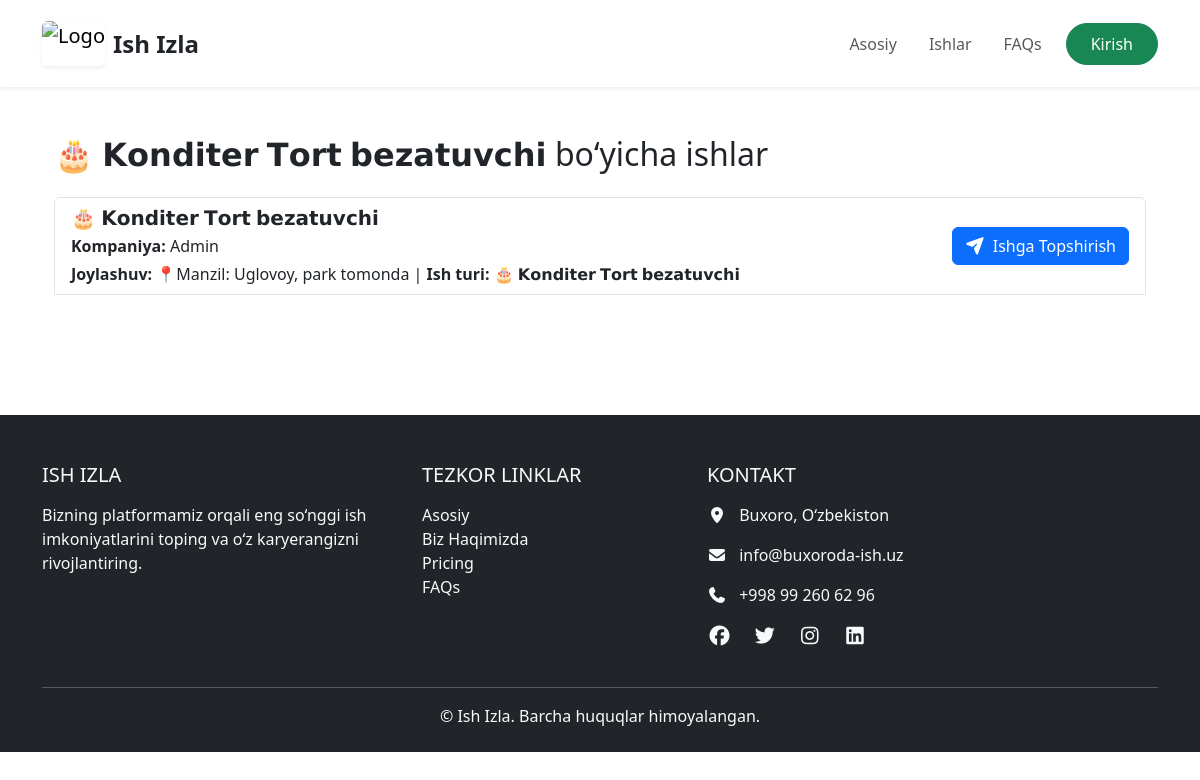
Before: /advertisements/categories/2/ with the older database file.
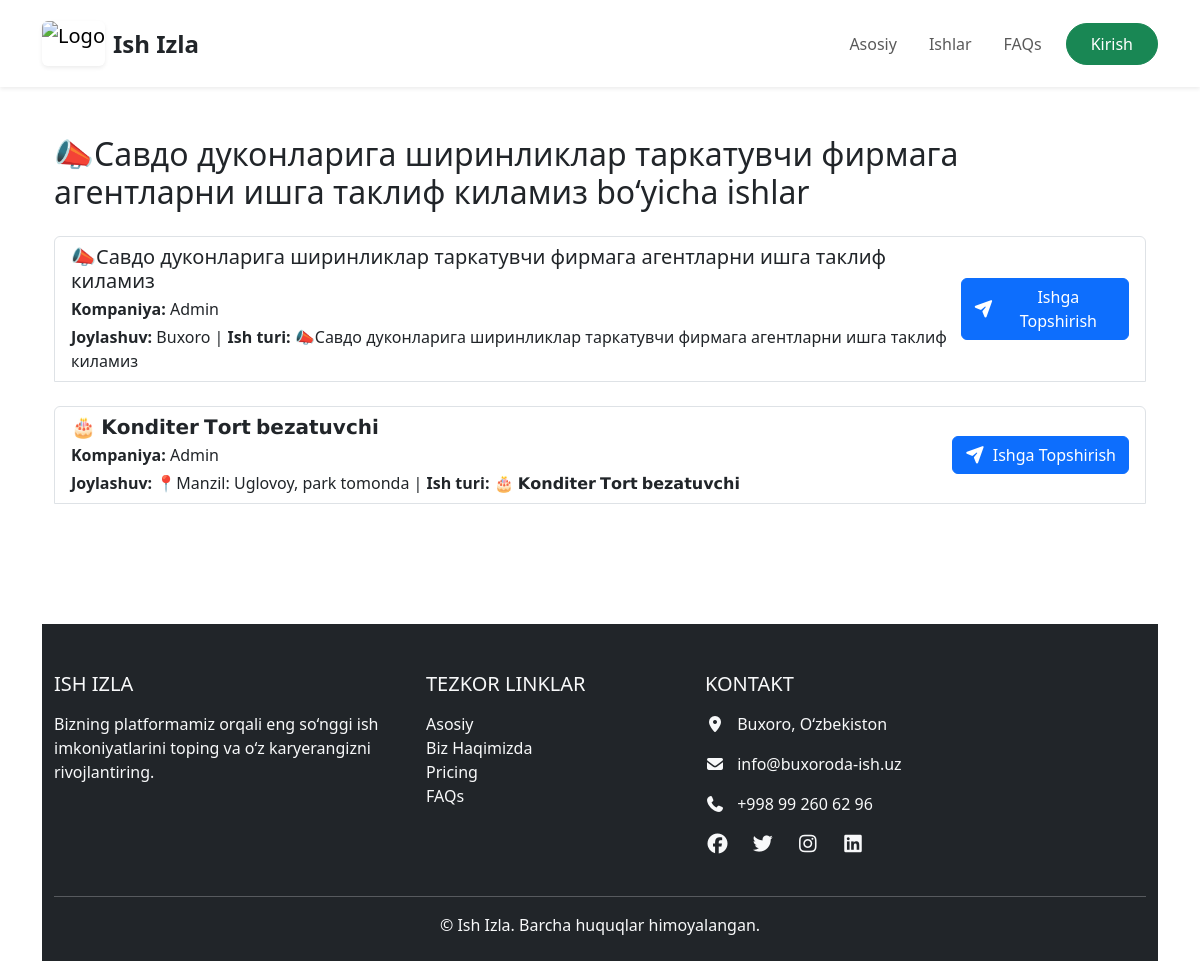
After: the same page with the newer database file.
### advertisement/models.py (models this page shows, shortened)
class Job(models.Model):
    employer = models.ForeignKey(EmployerProfile, on_delete=models.CASCADE, related_name="jobs")
    category = models.ForeignKey(CategoryModel,on_delete=models.CASCADE,verbose_name='Kategorya')
    title = models.CharField(max_length=255,verbose_name='Sarlovha')
    description = models.TextField(verbose_name='Tasnif')
    salary = models.CharField(max_length=100, blank=True, null=True,verbose_name='Maosh')
    created_at = models.DateTimeField(auto_now_add=True)
    location = models.CharField(max_length=155,verbose_name='Manzil')
    phone_number = models.CharField(max_length=14,default='998992606296',verbose_name='Telefon raqam')
    class Meta:
        ordering = ['-created_at']
    def __str__(self):
        return self.title

class EmployerProfile(models.Model):
    user = models.OneToOneField(CustomUser,on_delete=models.CASCADE,related_name='employer')
    company_name = models.CharField(max_length=255)
    description = models.TextField()
    logo = models.ImageField(upload_to='employers_logos/',null=True,blank=True)

### advertisement/views.py (the view)
# urls.py: path('categories/<int:pk>/',AdvertismentView.as_view(),name="category"),
class AdvertismentView(View):
    def get(self,request,pk):
        products = Job.objects.filter(category__pk=pk)
        return render(request,'category/category.html',{"products":products})

### templates/category/category.html (shortened to what this page needs)
{% extends "base.html" %}
{% block content %}
<div class="container py-5">
    <h2 class="mb-4">{{products.first}} bo‘yicha ishlar</h2>
    {% for x in products.all %}
    <div class="list-group">
        <div class="list-group-item list-group-item-action d-flex justify-content-between align-items-center">
            <div>
                <h5 class="mb-1">{{ x.title|default:"Sarlovha mavjud emas"|truncatewords:10 }}</h5>
                <p class="mb-1"><strong>Kompaniya:</strong> {{x.employer.company_name}}</p>
                <p class="mb-0"><strong>Joylashuv:</strong> {{x.location}} | <strong>Ish turi:</strong> {{ x.title|default:"Sarlovha mavjud emas"|truncatewords:10 }}
                </p>
            </div>
<a href="{% url 'job:job-detail' x.pk %}" class="btn btn-primary d-flex align-items-center gap-2">
    <i class="fa-solid fa-paper-plane"></i>
    Ishga Topshirish
</a>
        </div>
        <br>
        {% endfor %}
    </div>
</div>
{% endblock %}

### templates/base.html (shortened to what this page needs)
{% load static %}
<!DOCTYPE html>
<html lang="uz">
<head>
    <link href="https://cdn.jsdelivr.net/npm/bootstrap@5.3.8/dist/css/bootstrap.min.css" rel="stylesheet">
    <link rel="stylesheet" href="https://cdnjs.cloudflare.com/ajax/libs/font-awesome/7.0.1/css/all.min.css">
</head>
<body>
    <nav class="navbar navbar-expand-lg bg-white shadow-sm py-3 sticky-top nav-glass">
        <div class="container">
            <a class="navbar-brand d-flex align-items-center" href="/">
                <img src="http://buxoroda-ish.uz/employers_logos/logo.png" height="45" class="rounded shadow-sm" alt="Logo">
                <span class="ms-2 fw-bold fs-4 text-dark brand-text">Ish Izla</span>
            </a>
            <div class="collapse navbar-collapse" id="mainNavbar">
                <ul class="navbar-nav ms-auto align-items-lg-center gap-lg-3 text-center mt-lg-0 mt-4">
                    <li class="nav-item">
                        <a href="/" class="nav-link custom-link">Asosiy</a>
                    </li>
                    <li class="nav-item">
                        <a href="{% url 'search' %}" class="nav-link custom-link">Ishlar</a>
                    </li>
                    <li class="nav-item">
                        <a href="{% url 'faq' %}" class="nav-link custom-link">FAQs</a>
                    </li>
                    {% if request.user.is_authenticated %}
                    <li class="nav-item">
                        <a href="{% url 'users:profile' %}" class="btn btn-outline-primary px-3 py-2 rounded-pill">
                            <i class="fa fa-user"></i> Profil
                        </a>
                    </li>
                    <li class="nav-item">
                        <a href="{% url 'users:logout' %}" class="btn btn-outline-danger px-3 py-2 rounded-pill">
                            <i class="fa fa-sign-out-alt"></i> Chiqish
                        </a>
                    </li>
                    {% else %}
                    <li class="nav-item">
                        <a href="{% url 'users:login' %}" class="btn btn-success px-4 py-2 rounded-pill">
                            Kirish
                        </a>
                    </li>
                    {% endif %}
                </ul>
            </div>
        </div>
    </nav>
    <div class="container">
        {% block content %}
        {% endblock %}
    </div>
    <footer class="bg-dark text-light pt-5 pb-4 mt-5">
        <div class="container">
            <div class="row">
                <div class="col-md-4 mb-4">
                    <h5 class="text-uppercase mb-3">Ish Izla</h5>
                    <p>Bizning platformamiz orqali eng so‘nggi ish imkoniyatlarini toping va o‘z karyerangizni
                        rivojlantiring.</p>
                </div>
                <div class="col-md-3 mb-4">
                    <h5 class="text-uppercase mb-3">Tezkor Linklar</h5>
                    <ul class="list-unstyled">
                        <li><a href="/" class="text-light text-decoration-none">Asosiy</a></li>
                        <li><a href="/about" class="text-light text-decoration-none">Biz Haqimizda</a></li>
                        <li><a href="#" class="text-light text-decoration-none">Pricing</a></li>
                        <li><a href="#" class="text-light text-decoration-none">FAQs</a></li>
                    </ul>
                </div>
                <div class="col-md-5 mb-4">
                    <h5 class="text-uppercase mb-3">Kontakt</h5>
                    <p><i class="fa fa-map-marker-alt me-2"></i> Buxoro, O‘zbekiston</p>
                    <p>
    <i class="fa fa-envelope me-2"></i>
    <a href="mailto:info@buxoroda-ish.uz" class="text-light text-decoration-none">
        info@buxoroda-ish.uz
    </a>
</p>
                    <p><i class="fa fa-phone me-2"></i> +998 99 260 62 96</p>
                    <div>
                        <a href="#" class="text-light me-3"><i class="fab fa-facebook fa-lg"></i></a>
                        <a href="#" class="text-light me-3"><i class="fab fa-twitter fa-lg"></i></a>
                        <a href="#" class="text-light me-3"><i class="fab fa-instagram fa-lg"></i></a>
                        <a href="#" class="text-light"><i class="fab fa-linkedin fa-lg"></i></a>
                    </div>
                </div>
            </div>
            <hr class="bg-light">
            <div class="row">
                <div class="col-md-12 text-center">
                    <p class="mb-0">&copy; {{ year }} Ish Izla. Barcha huquqlar himoyalangan.</p>
                </div>
            </div>
        </div>
    </footer>
</body>
</html>

Changed rows visible on the page:
added Job: first "📣Савдо дуконларига ширинликлар таркатувчи фирмага агентларни ишга таклиф киламиз", title "📣Савдо дуконларига ширинликлар таркатувчи фирмага агентларни ишга таклиф киламиз", employer.company_name "Admin", location "Buxoro"
Other visible differences:
{{ products.first }}: "🎂 𝗞𝗼𝗻𝗱𝗶𝘁𝗲𝗿 𝗧𝗼𝗿𝘁 𝗯𝗲𝘇𝗮𝘁𝘂𝘃𝗰𝗵𝗶" → "📣Савдо дуконларига ширинликлар таркатувчи фирмага агентларни ишга таклиф киламиз"
